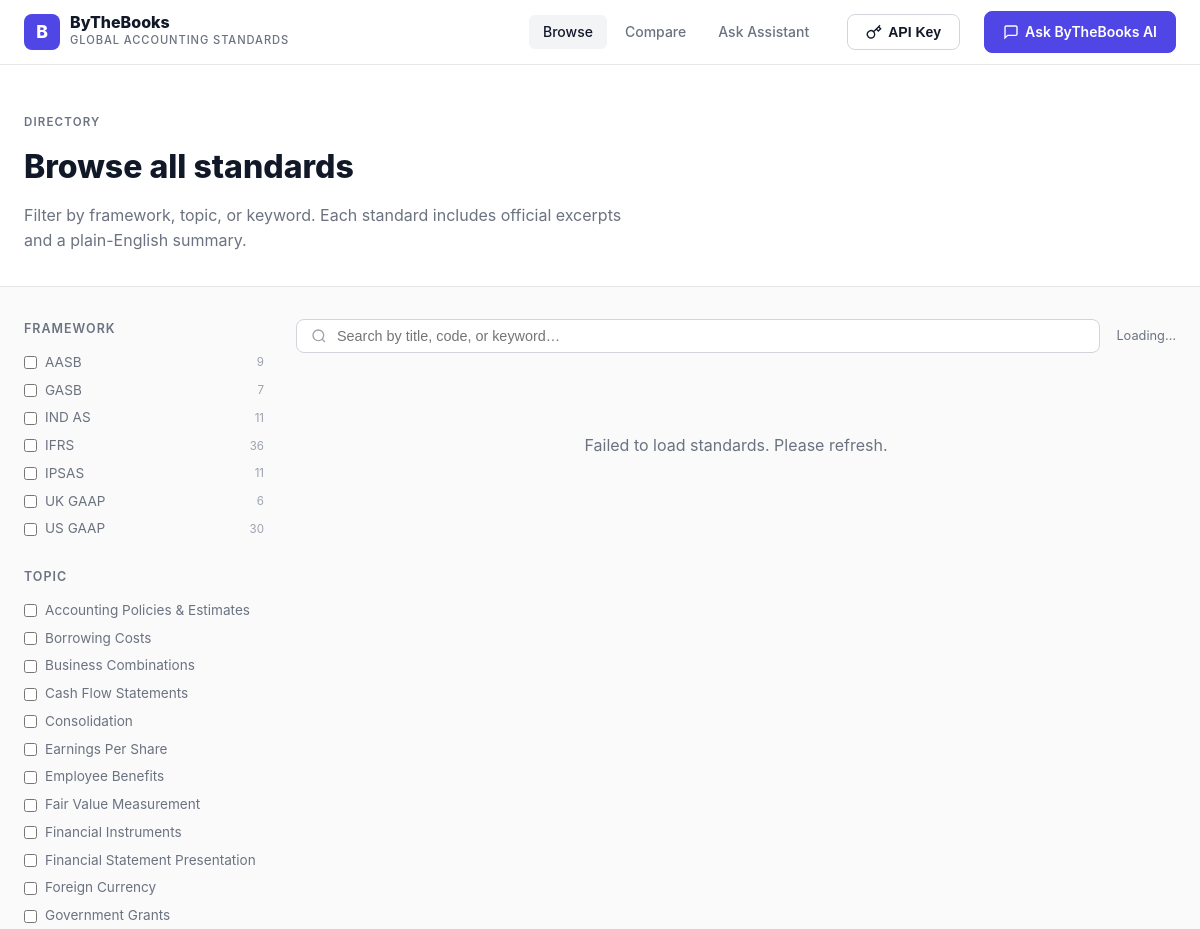
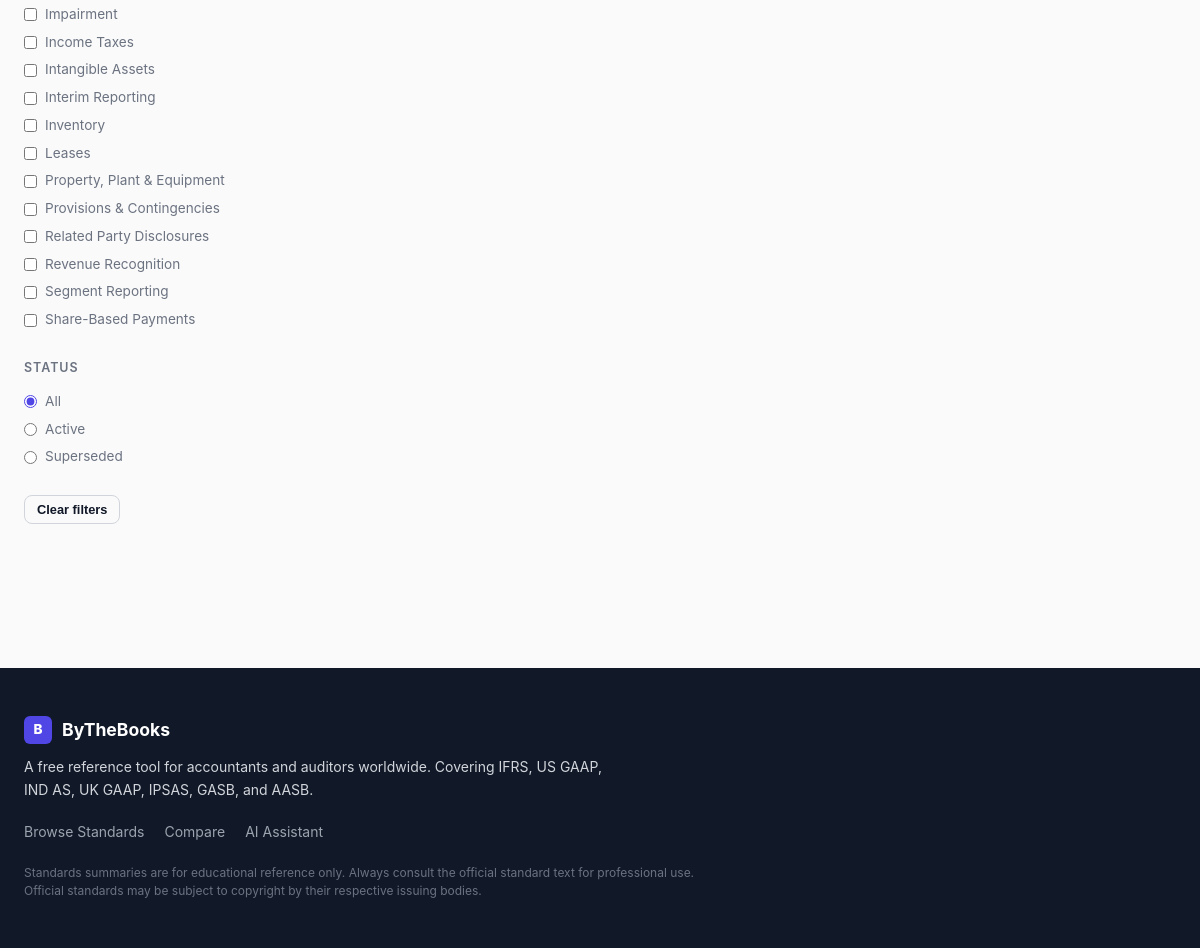
Screenshot of /browse with the database file from the repository (2 pictures, top to bottom).
### tables this page shows
CREATE TABLE frameworks (
            id INTEGER PRIMARY KEY AUTOINCREMENT,
            name TEXT NOT NULL,
            code TEXT NOT NULL UNIQUE,
            description TEXT,
            governing_body TEXT,
            official_url TEXT,
            region TEXT
        );

CREATE TABLE topics (
            id INTEGER PRIMARY KEY AUTOINCREMENT,
            name TEXT NOT NULL UNIQUE,
            description TEXT
        );

### routes/views.py (the view)
@views_bp.route("/browse")
def browse():
    frameworks = get_all_frameworks()
    topics = get_all_topics()
    return render_template("browse.html", frameworks=frameworks, topics=topics)

### database.py (called while the page is built)
def get_db():
    conn = sqlite3.connect(DB_PATH)
    conn.row_factory = sqlite3.Row
    conn.execute("PRAGMA foreign_keys = ON")
    return conn

### services/standards.py (called while the page is built)
def get_all_frameworks():
    conn = get_db()
    rows = conn.execute(
        "SELECT *, (SELECT COUNT(*) FROM standards s WHERE s.framework_id = frameworks.id) AS standard_count FROM frameworks ORDER BY name"
    ).fetchall()
    conn.close()
    return [dict(r) for r in rows]

def get_all_topics():
    conn = get_db()
    rows = conn.execute(
        "SELECT *, (SELECT COUNT(*) FROM standard_topics st WHERE st.topic_id = topics.id) AS standard_count FROM topics ORDER BY name"
    ).fetchall()
    conn.close()
    return [dict(r) for r in rows]

### templates/browse.html (shortened to what this page needs)
{% extends "base.html" %}
{% block content %}
<div class="page-header">
  <div class="container">
    <p class="page-eyebrow">Directory</p>
    <h1 class="page-title">Browse all standards</h1>
    <p class="page-desc">Filter by framework, topic, or keyword. Each standard includes official excerpts and a plain-English summary.</p>
  </div>
</div>
<div class="browse-layout container">
  <aside class="filter-sidebar">
    <div class="filter-group">
      <h3 class="filter-heading">Framework</h3>
      {% for fw in frameworks %}
      <label class="filter-label">
        <input type="checkbox" class="filter-fw" value="{{ fw.code }}" /> {{ fw.code }}
        <span class="filter-count">{{ fw.standard_count }}</span>
      </label>
      {% endfor %}
    </div>
    <div class="filter-group">
      <h3 class="filter-heading">Topic</h3>
      {% for topic in topics %}
      <label class="filter-label">
        <input type="checkbox" class="filter-topic" value="{{ topic.name }}" /> {{ topic.name }}
      </label>
      {% endfor %}
    </div>
    <div class="filter-group">
      <h3 class="filter-heading">Status</h3>
      <label class="filter-label">
        <input type="radio" name="status-filter" class="filter-status" value="" checked /> All
      </label>
      <label class="filter-label">
        <input type="radio" name="status-filter" class="filter-status" value="active" /> Active
      </label>
      <label class="filter-label">
        <input type="radio" name="status-filter" class="filter-status" value="superseded" /> Superseded
      </label>
    </div>
    <button class="btn btn-outline btn-sm" id="clearFilters">Clear filters</button>
  </aside>
  <div class="browse-main">
    <div class="browse-toolbar">
      <div class="search-bar">
        <svg width="16" height="16" viewBox="0 0 24 24" fill="none" stroke="currentColor" stroke-width="2"><circle cx="11" cy="11" r="8"/><path d="m21 21-4.35-4.35"/></svg>
        <input type="text" id="searchInput" placeholder="Search by title, code, or keyword…" autocomplete="off" />
      </div>
      <span class="results-count" id="resultsCount">Loading…</span>
    </div>
    <div id="standardsGrid" class="standards-grid">
    </div>
  </div>
</div>
{% endblock %}

### static/css/styles.css (style rules this page uses)
*, *::before, *::after { box-sizing: border-box; margin: 0; padding: 0; }
:root { --bg: #fafafa; --surface: #ffffff; --border: #e5e7eb; --border-strong: #d1d5db; --text: #111827; --text-muted: #6b7280; --text-light: #9ca3af; --accent: #4F46E5; --accent-hover: #4338CA; --accent-light: #EEF2FF; --accent-text: #3730a3; --success: #059669; --danger: #DC2626; --fw-ifrs: #1d4ed8; --fw-gaap: #b91c1c; --fw-indas: #15803d; --fw-ukgaap: #7c3aed; --fw-ipsas: #c2410c; --fw-gasb: #0f766e; --fw-aasb: #a21caf; --radius: 8px; --radius-lg: 12px; --shadow-sm: 0 1px 3px rgba(0,0,0,.07), 0 1px 2px rgba(0,0,0,.04); --shadow: 0 4px 12px rgba(0,0,0,.08), 0 1px 3px rgba(0,0,0,.05); --shadow-lg: 0 10px 30px rgba(0,0,0,.1); --font: -apple-system, BlinkMacSystemFont, "Segoe UI", Roboto, Helvetica, Arial, sans-serif; --font-mono: "SFMono-Regular", Menlo, Monaco, Consolas, monospace; --header-h: 64px; }
html { scroll-behavior: smooth; }
body { font-family: var(--font); background: var(--bg); color: var(--text); line-height: 1.6; min-height: 100vh; display: flex; flex-direction: column; }
.container { max-width: 1200px; margin: 0 auto; padding: 0 24px; }
.btn { display: inline-flex; align-items: center; gap: 6px; padding: 9px 18px; border-radius: var(--radius); font-size: .875rem; font-weight: 600; cursor: pointer; border: 1.5px solid transparent; transition: all .15s; text-decoration: none; white-space: nowrap; }
.btn-outline { background: transparent; color: var(--text); border-color: var(--border-strong); }
.btn-sm { padding: 6px 12px; font-size: .8rem; }
.page-header { padding: 48px 0 32px; border-bottom: 1px solid var(--border); background: var(--surface); }
.page-eyebrow { text-transform: uppercase; letter-spacing: .1em; font-size: .72rem; font-weight: 600; color: var(--text-muted); margin-bottom: 10px; }
.page-title { font-size: 2rem; font-weight: 800; margin-bottom: 10px; }
.page-desc { color: var(--text-muted); max-width: 600px; }
.browse-layout { display: grid; grid-template-columns: 240px 1fr; gap: 32px; padding-top: 32px; padding-bottom: 64px; }
.filter-sidebar { position: sticky; top: calc(var(--header-h) + 16px); height: fit-content; }
.filter-group { margin-bottom: 24px; }
.filter-heading { font-size: .78rem; text-transform: uppercase; letter-spacing: .08em; font-weight: 600; color: var(--text-muted); margin-bottom: 10px; }
.filter-label { display: flex; align-items: center; gap: 8px; font-size: .85rem; cursor: pointer; padding: 3px 0; color: var(--text-muted); }
.filter-label input { accent-color: var(--accent); }
.filter-count { margin-left: auto; font-size: .72rem; color: var(--text-light); }
.browse-toolbar { display: flex; align-items: center; gap: 16px; margin-bottom: 20px; }
.search-bar { flex: 1; display: flex; align-items: center; gap: 10px; background: var(--surface); border: 1.5px solid var(--border-strong); border-radius: var(--radius); padding: 8px 14px; }
.search-bar svg { color: var(--text-light); flex-shrink: 0; }
.search-bar input { border: none; outline: none; font-size: .9rem; background: transparent; color: var(--text); width: 100%; }
.results-count { font-size: .8rem; color: var(--text-muted); white-space: nowrap; }
.standards-grid { display: grid; grid-template-columns: repeat(auto-fill, minmax(300px, 1fr)); gap: 16px; }

### rows the page displays
frameworks: code "AASB", standard_count "9"
frameworks: code "GASB", standard_count "7"
frameworks: code "IND AS", standard_count "11"
frameworks: code "IFRS", standard_count "36"
frameworks: code "IPSAS", standard_count "11"
frameworks: code "UK GAAP", standard_count "6"
frameworks: code "US GAAP", standard_count "30"
topics: name "Accounting Policies & Estimates"
topics: name "Borrowing Costs"
topics: name "Business Combinations"
topics: name "Cash Flow Statements"
topics: name "Consolidation"
topics: name "Earnings Per Share"
topics: name "Employee Benefits"
topics: name "Fair Value Measurement"
topics: name "Financial Instruments"
topics: name "Financial Statement Presentation"
topics: name "Foreign Currency"
topics: name "Government Grants"
topics: name "Impairment"
topics: name "Income Taxes"
topics: name "Intangible Assets"
topics: name "Interim Reporting"
topics: name "Inventory"
topics: name "Leases"
topics: name "Property, Plant & Equipment"
topics: name "Provisions & Contingencies"
topics: name "Related Party Disclosures"
topics: name "Revenue Recognition"
topics: name "Segment Reporting"
topics: name "Share-Based Payments"
